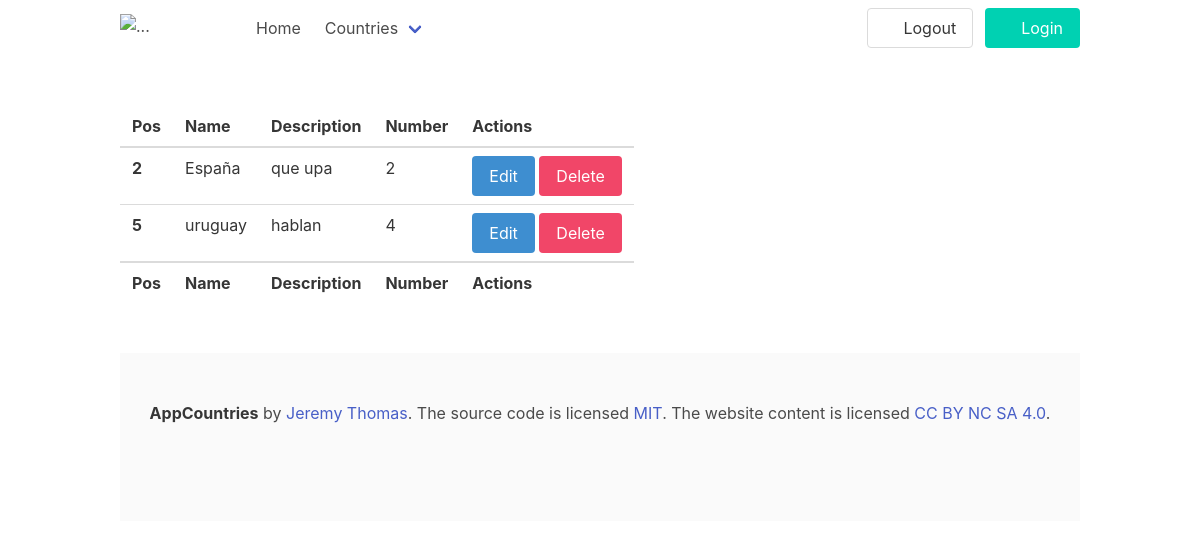
Before: / with the older database file.
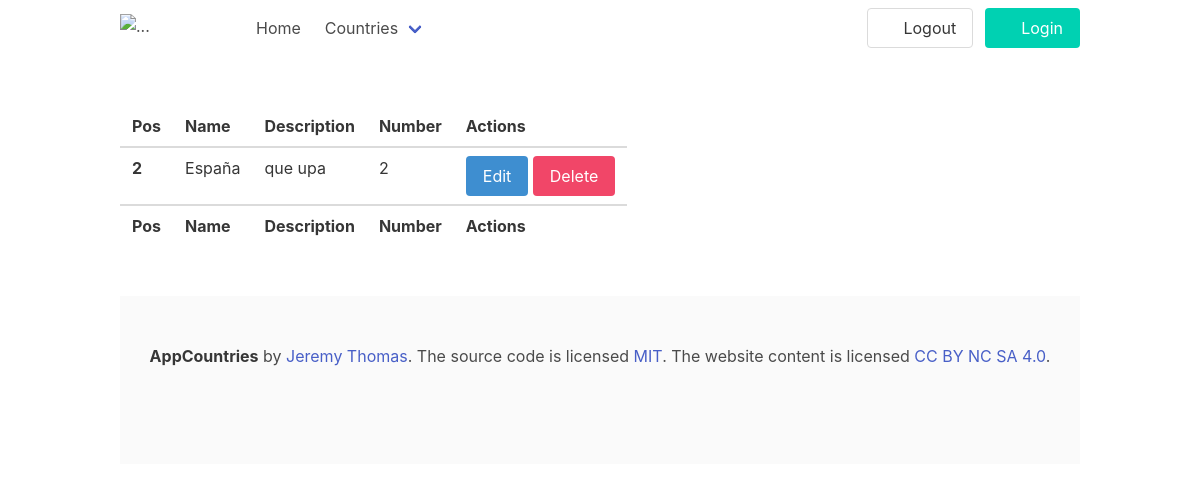
After: the same page with the newer database file.
### countries/models.py (models this page shows, shortened)
class Country(models.Model):
    name = models.CharField(max_length=20)
    description = models.CharField(max_length=100, null=False)
    position = models.IntegerField()

### countries/views.py (the view)
# urls.py: path("", views.index, name="index"),
def index(request):
    context = {
        "countries": Country.objects.all()
    }
    return render(request, "countries/components/list.html", context)

### countries/templates/countries/components/list.html
{% extends "countries/layout/layout.html" %}
{% block body %}
<div>
    <table class="table">
        <thead>
            <tr>
                <th>Pos</th>
                <th>Name</th>
                <th>Description</th>
                <th>Number</th>
                <th>Actions</th>
            </tr>
        </thead>
        <tfoot>
            <tr>
                <th>Pos</th>
                <th>Name</th>
                <th>Description</th>
                <th>Number</th>
                <th>Actions</th>
            </tr>
        </tfoot>
        <tbody>
            {% for a in countries %}
            <tr>
                <th>
                    {{a.id}}
                </th>
                <td>
                    {{a.name}}
                </td>
                <td>
                    {{a.description}}
                </td>
                <td>
                    {{a.position}}
                </td>
                <td>
                    <div class="groupActionsList">
                        <button class="button is-info">
                            <a href="{% url 'countries:editCountry' a.id %}">Edit</a>
                        </button>
                        <button class="button is-danger">
                            <a href="{% url 'countries:deleteCountry' a.id %}">Delete</a>
                        </button>
                    </div>
                </td>
            </tr>
            {% empty %}
            <p>No exits Countries</p>
            {% endfor %}
        </tbody>
    </table>
</div>
{% endblock %}

### countries/templates/countries/layout/layout.html (shortened to what this page needs)
{% load static %}
<!DOCTYPE html>
<html lang="es">
<head>
    <link rel="stylesheet" href="https://cdn.jsdelivr.net/npm/bulma@0.9.4/css/bulma.min.css">
    <link href="{% static 'countries/style.css' %}" rel="stylesheet" type="text/css" />
    <link href="{% static 'countries/edit.css' %}" rel="stylesheet" type="text/css" />
    <link href="{% static 'countries/new.css' %}" rel="stylesheet" type="text/css" />
    <link href="{% static 'countries/list.css' %}" rel="stylesheet" type="text/css" />
</head>
<body class="container">
    {% include 'countries/layout/nav.html' %}
    <main style="margin-top: 50px;">
        {% block body %}
        {% endblock %}
    </main>
    {% include 'countries/layout/footer.html' with name="AppCountries" %}
</body>
</html>

### countries/templates/countries/layout/nav.html (shortened to what this page needs)
<nav class="navbar is-transparent">
    <div class="navbar-brand">
        <a class="navbar-item" href="{% url 'countries:index' %}">
            <img src="https://bulma.io/images/bulma-logo.png" alt="..." width="112" height="28">
        </a>
    </div>
    <div id="navbarExampleTransparentExample" class="navbar-menu">
        <div class="navbar-start">
            <a class="navbar-item" href="{% url 'countries:index' %}">
                Home
            </a>
            <div class="navbar-item has-dropdown is-hoverable">
                <a class="navbar-link" href="#">
                    Countries
                </a>
            </div>
        </div>
        <div class="navbar-end">
            <div class="navbar-item">
                <div class="field is-grouped">
                    <p class="control">
                        <a class="bd-tw-button button" href="#">
                            <span class="icon">
                            </span>
                            <span>
                                Logout
                            </span>
                        </a>
                    </p>
                    <p class="control">
                        <a class="button is-primary" href="#">
                            <span class="icon">
                            </span>
                            <span>Login</span>
                        </a>
                    </p>
                </div>
            </div>
        </div>
    </div>
</nav>

### countries/templates/countries/layout/footer.html
<footer class="footer" style="margin-top: 50px;">
    <div class="content has-text-centered">
        <p>
            <strong>{{ name }}</strong> by <a href="#">Jeremy Thomas</a>. The source code is licensed
            <a href="#">MIT</a>. The website content
            is licensed <a href="#">CC BY NC SA 4.0</a>.
        </p>
    </div>
</footer>

### countries/static/countries/list.css (style rules this page uses)
.groupActionsList button a { color: #fff; }

Changed rows visible on the page:
removed Country: id "5", name "uruguay", description "hablan", position "4"
